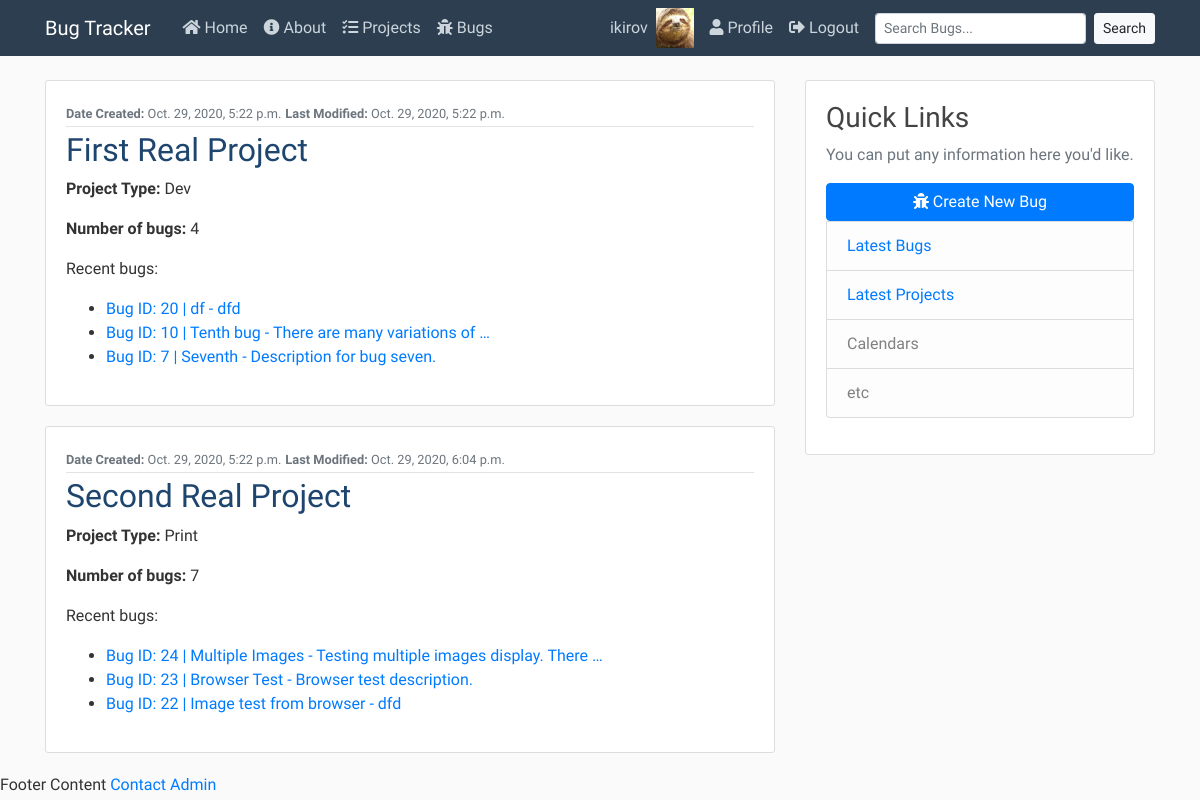
The app's page / (signed in) with its own data.
### users/models.py (models this page shows, shortened)
class Profile(models.Model):
    user = models.OneToOneField(User, on_delete=models.CASCADE)
    image = models.ImageField(default='default.jpg', upload_to='profile_pics')

### projects/models.py (models this page shows, shortened)
class Project(models.Model):
    name = models.CharField(max_length=50)
    PROJ_TYPES = (
        ('D', 'Dev'),
        ('P', 'Print'),
        ('O', 'Other'),
    )
    proj_type = models.CharField(max_length=1, choices=PROJ_TYPES)
    date_added = models.DateTimeField(auto_now_add=True)
    date_modified = models.DateTimeField(auto_now=True)
    editors = models.ManyToManyField(User)

class Bug(models.Model):
    author = models.ForeignKey(User, on_delete=models.DO_NOTHING)
    name = models.CharField(max_length=50)
    desc = models.CharField(max_length=2000, help_text="2000 character limit.")
    BUG_TYPES = (
        ('V', 'Visual'),
        ('L', 'Logical'),
        ('O', 'Other'),
    )
    bug_type = models.CharField(max_length=1, choices=BUG_TYPES)
    date_added = models.DateTimeField(auto_now_add=True)
    date_modified = models.DateTimeField(auto_now=True)
    project = models.ForeignKey(Project, on_delete=models.CASCADE)
    image = models.ImageField(upload_to='bug_pics', default='default_bug.png')
    image2 = models.ImageField(upload_to='bug_pics', default='default_bug.png')
    resolved = models.BooleanField(default=False)
    class Meta:
        ordering = ['-date_added']

### projects/views.py (the view)
# urls.py: 2. Add a URL to urlpatterns:  path('', views.home, name='home')
@login_required
def home(request):
    projects = Project.objects.filter(editors=request.user)
    context = {
        'projects': projects,
        'title': 'Projects'
    }
    return render(request, 'projects/home.html', context)

### projects/templates/projects/home.html
{% extends "status/base.html" %}
{% block content %}
    {% for project in projects %}
        <article class="media content-section">
            <div class="media-body">
                <div class="article-metadata">
                        <div>
                            <small class="text-muted"><strong>Date Created:</strong> {{ project.date_added }}</small>
                            <small class="text-muted"><strong>Last Modified:</strong> {{ project.date_modified }}</small>
                        </div>
                </div>
                <h2><a class="article-title" href="{% url 'bugs-project' project.id %}">{{ project.name }}</a></h2>
                <p class="article-content"><strong>Project Type:</strong> {{ project.get_proj_type_display }}</p>
                <p class="article-content"><strong>Number of bugs:</strong> {{ project.bug_set.count }}</p>
                <p>Recent bugs:
                    <ul>
                        {% for bug in project.bug_set.all|slice:":3" %}
                        <li><a href="{% url 'bugs-detail' bug.id %}">Bug ID: {{bug.id}} | {{ bug.name }} - {{ bug.desc|truncatewords:"5"}}</a></li>
                        {% endfor %}
                    </ul>
                </p>
            </div>
        </article>
    {% endfor %}
{% endblock content %}

### status/templates/status/base.html (shortened to what this page needs)
{% load static %}
<!DOCTYPE html>
<html lang="en">
<head>
    <link rel="stylesheet" href="https://cdn.jsdelivr.net/npm/bootstrap@4.5.3/dist/css/bootstrap.min.css">
    <link rel="stylesheet" href="{% static 'status/main.css' %}">
    <link rel="stylesheet" href="https://use.fontawesome.com/releases/v5.15.1/css/all.css">
</head>
<body>
    <header class="site-header">
        <nav class="navbar navbar-expand-lg navbar-dark bg-arctic-blue fixed-top">
            <div class="container">
            <a class="navbar-brand mr-4" href="{% url 'status-home' %}">Bug Tracker</a>
            <div class="collapse navbar-collapse" id="navbarToggle">
                <div class="navbar-nav mr-auto">
                <a class="nav-item nav-link" href="{% url 'status-home' %}"><i class="fas fa-home"></i> Home</a>
                <a class="nav-item nav-link" href="{% url 'status-about' %}"><i class="fas fa-info-circle"></i> About</a>
                {% if user.is_authenticated %}
                  <a class="nav-item nav-link" href="{% url 'projects-home' %}"><i class="fas fa-tasks"></i> Projects</a>
                  <a class="nav-item nav-link" href="{% url 'bugs-list' %}"><i class="fas fa-bug"></i> Bugs</a>
                {% endif %}
                </div>
                <div class="navbar-nav">
                  {% if user.is_authenticated %}
                    <div class="nav-profile-group">
                      <a class="nav-item nav-link" href="{% url 'profile' %}">{{user.username}}</a>
                      <img src="{{user.profile.image.url}}" style="zoom:15%;" class="mr-5"/>
                    </div>
                    <a class="nav-item nav-link" href="{% url 'profile' %}"><i class="fas fa-user"></i> Profile</a>
                    <a class="nav-item nav-link" href="{% url 'logout' %}"><i class="fas fa-sign-out-alt"></i> Logout</a>
                    <form type="get" action="{% url 'search-results' %}" accept-charset="utf-8" class="form-inline">
                      <input class="form-control form-control-sm ml-sm-2 mr-sm-2" type="search" placeholder="Search Bugs..." aria-label="Search" id="q" name="q">
                      <button class="btn btn-light my-2 my-sm-0 btn-sm" type="submit">Search</button>
                    </form>
                  {% else %}
                    <a class="nav-item nav-link" href="{% url 'login' %}"><i class="fas fa-sign-in-alt"></i> Login</a>
                    <a class="nav-item nav-link" href="{% url 'register' %}">Register</a>
                  {% endif %}
                </div>
            </div>
            </div>
        </nav>
    </header>
    <main role="main" class="container">
        <div class="row">
          <div class="col-lg-8">
            {% block content %}{% endblock %}
          </div>
          <div class="col-lg-4">
            <div class="content-section">
              <h3>Quick Links</h3>
              <p class='text-muted'>You can put any information here you'd like.
                <ul class="list-group">
                  <a class="btn btn-primary" href="{% url 'bugs-create' %}"><i class="fas fa-bug"></i> Create New Bug</a>
                  <li class="list-group-item list-group-item-light"><a href="{% url 'bugs-list' %}">Latest Bugs</a></li>
                  <li class="list-group-item list-group-item-light"><a href="{% url 'projects-home' %}">Latest Projects</a></li>
                  <li class="list-group-item list-group-item-light">Calendars</li>
                  <li class="list-group-item list-group-item-light">etc</li>
                </ul>
              </p>
            </div>
          </div>
        </div>
      </main>
      <footer>
        Footer Content
        <a href="{% url 'contact-admin' %}">Contact Admin</a>
      </footer>
</body>
</html>

### status/static/status/main.css (style rules this page uses)
body { background: #fafafa; color: #333333; margin-top: 5rem; font-family: 'Abel', sans-serif; }
h1, h2, h3, h4, h5, h6 { color: #444444; }
ul { margin: 0; }
.bg-arctic-blue { background-color: #2C3E50; }
.site-header .navbar-nav .nav-link { color: #cbd5db; }
.content-section { background: #ffffff; border: 1px solid #dddddd; border-radius: 3px; margin-bottom: 20px; padding: 20px; }
.article-title { color:#1E456E; }
.article-content { white-space: pre-line; }
.article-metadata { padding-bottom: 1px; margin-bottom: 4px; border-bottom: 1px solid #e3e3e3 }
.nav-profile-group { display: none; }
@media only screen and (min-width: 1200px) { .nav-profile-group { display: flex; justify-content: center; } }

### records on screen
Project: date_added "Oct. 29, 2020, 5:22 p.m.", date_modified "Oct. 29, 2020, 5:22 p.m.", name "First Real Project", proj_type "Dev", bug_set.count "4"
Bug: id "20", name "df", desc "dfd"
Bug: id "10", name "Tenth bug", desc "There are many variations of …"
Bug: id "7", name "Seventh", desc "Description for bug seven."
Project: date_added "Oct. 29, 2020, 5:22 p.m.", date_modified "Oct. 29, 2020, 6:04 p.m.", name "Second Real Project", proj_type "Print", bug_set.count "7"
Bug: id "24", name "Multiple Images", desc "Testing multiple images display. There …"
Bug: id "23", name "Browser Test", desc "Browser test description."
Bug: id "22", name "Image test from browser", desc "dfd"

### other values on screen
{{ user.username }} "ikirov"
